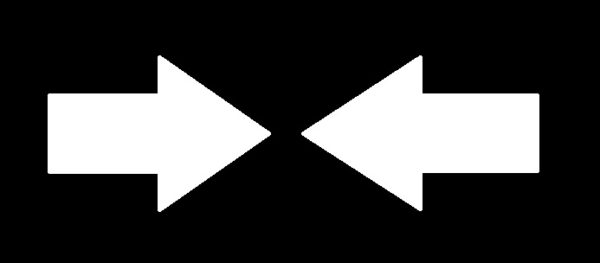
#> input picture Feature Detectors & Descriptors/Media/M4/thearrows.jpg, 600 x 263 px, found by its file name
$ jupyter execute --allow-errors '8.01 Corner Detectors.ipynb'   (shell and % lines are left out)
#> lines starting #> are read from the running program, lines starting #| are printed output that depends on the picture; after the words box and inside, x2 and y2 are one past the last pixel; in counts of white or black regions, pixels touching at a corner belong together
#> further down, img is the input picture: shape (263, 600, 3); min 0, max 255, mean 60
#> `dst = cv2.cornerHarris(gray,2,3,0.04)`:
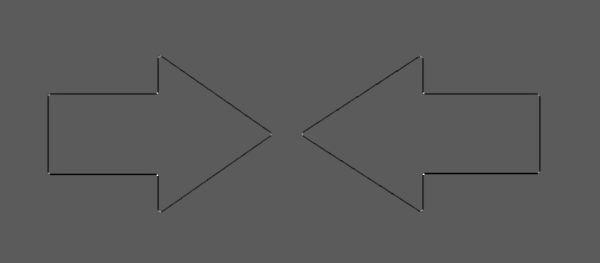
#> dst: shape (263, 600) float32; min -0.0317, max 0.0562, mean -0.000248; drawn with min black and max white
#> `dst = cv2.dilate(dst,None,iterations=5)`:
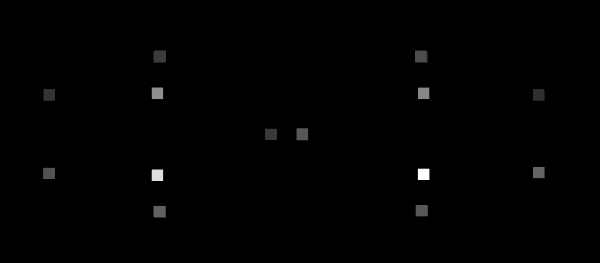
#> dst: shape (263, 600) float32; min 0, max 0.0562, mean 0.000281; drawn with min black and max white
#> `img[dst > 0.01*dst.max()]=[0,0,255]`:
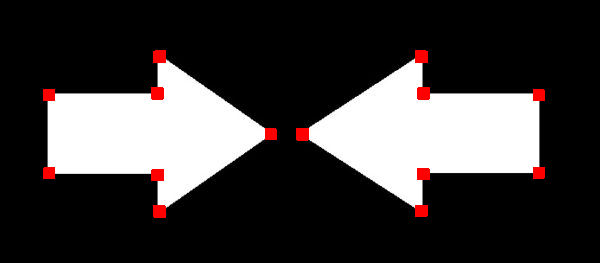
#> img: shape (263, 600, 3); 1.38% of pixels changed, all inside (x1, y1, x2, y2) = (43, 50, 545, 218)
#> `final = np.hstack((orig,img))`:
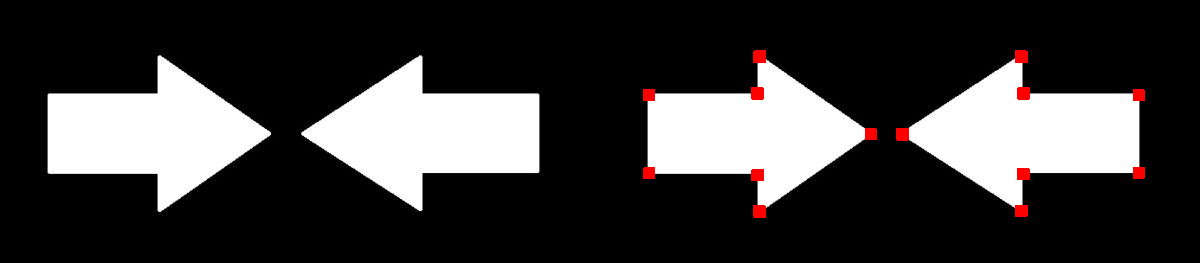
#> final: shape (263, 1200, 3); mean B, G, R 59.3, 59.3, 61.1
#> pass 2 of the loop `for idx,img_name in enumerate(imglist,1):`:
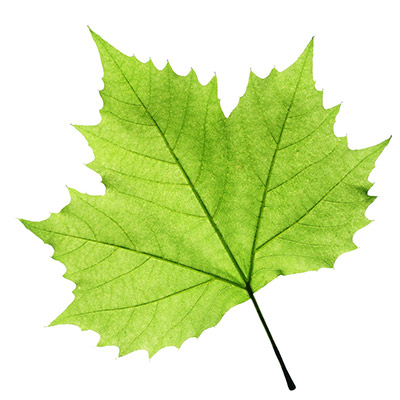
#> input picture Feature Detectors & Descriptors/Media/M4/theleaf.jpg, 400 x 400 px, found by its file name
#> img is the input picture: shape (400, 400, 3); mean B, G, R 172.2, 232.2, 214
#> gray: shape (400, 400)
#> `corners = cv2.goodFeaturesToTrack(gray,100,0.01,10)`: corners = 54 rows, first 8: [156, 92], [423, 92], [423, 174], [156, 174], [159, 210], [48, 172], [420, 56], [159, 56]
#> the loop `for i in corners:` made 54 passes
#> after the loop `for i in corners:`:
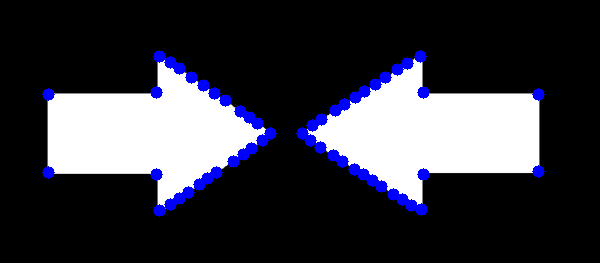
#> img: shape (263, 600, 3); 3.8% of pixels changed, all inside (x1, y1, x2, y2) = (42, 50, 545, 217)
#> `final = np.hstack((orig,img))`:
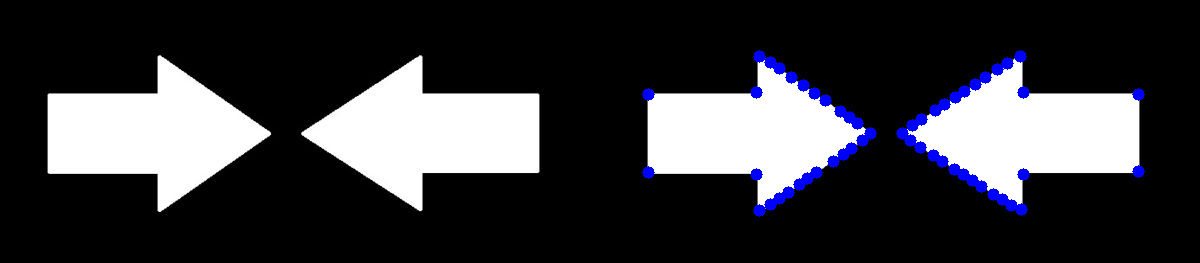
#> final: shape (263, 1200, 3); mean B, G, R 62.5, 57.7, 57.7
#> pass 2 of the loop `for idx,img_name in enumerate(imglist,1):`:
#> corners = 100 rows, first 8: [290, 389], [368, 194], [253, 294], [51, 257], [101, 181], [227, 117], [99, 91], [391, 135]
#> the loop `for i in corners:` made 100 passes
#> after the loop `for i in corners:`:
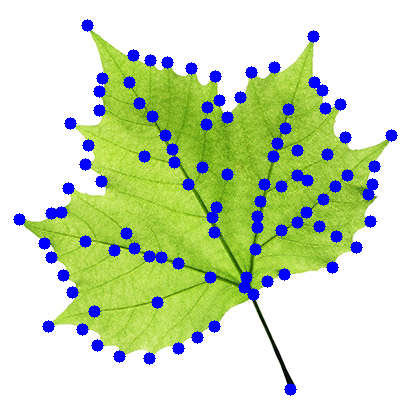
#> img: shape (400, 400, 3); 7.04% of pixels changed, all inside (x1, y1, x2, y2) = (13, 19, 398, 396)
#> `final = np.hstack((orig,img))`:
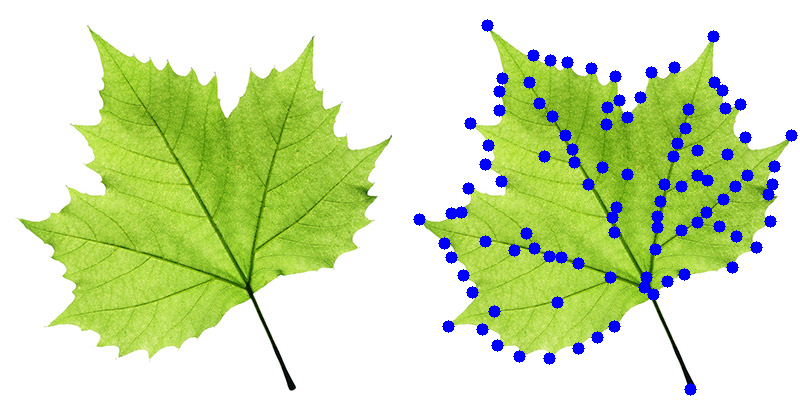
#> final: shape (400, 800, 3); mean B, G, R 177.2, 224.9, 207.8
# <center> <font style="color:rgb(100,109,254)"> Corner Detectors  </font> </center>
We have seen how powerful these feature detectors and descriptor are, we will now use them in Opencv, Now there are multiple algorithms available some of these algorithms are capable of both feature detection and description while others can only handle one case.

Since Corners are the strongest features in an image, we will look at some algorithms which are excellent corner / feature detectors.

[cell 1]
import cv2
import numpy as np
import matplotlib.pyplot as plt

## <font style="color:rgb(134,19,348)">  Harris Corner Detection  </font>
As we know Corners are regions in the image with large variation in intensity in all the directions. One early attempt to find these corners was done by **Chris Harris** & **Mike Stephens** in their paper **A Combined Corner and Edge Detector** in 1988, so now it is called **Harris Corner Detector**.  It just finds difference in intensity in all directions for some displacement.

[``` dst = cv2.cornerHarris( src, blockSize, ksize, k[, dst[, borderType]] ) ```](https://docs.opencv.org/4.2.0/dd/d1a/group__imgproc__feature.html#gac1fc3598018010880e370e2f709b4345)

**Params:**

- **src**	Input single-channel 8-bit or floating-point image.
- **dst**	Image to store the Harris detector responses. It has the type CV_32FC1 and the same size as src .
- **blockSize**	Neighborhood size (see the details on cornerEigenValsAndVecs ).
- **ksize**	Aperture parameter for the Sobel operator.
- **k**	Harris detector free parameter. See the formula above.
- **borderType**	Pixel extrapolation method. See [BorderTypes](https://docs.opencv.org/master/d2/de8/group__core__array.html#ga209f2f4869e304c82d07739337eae7c5).

[cell 2]
imglist = ['media/M4/thearrows.jpg','media/M4/theleaf.jpg','media/M4/chess.jpg']
plt.figure(figsize=[30,30])

#> (the rest of this cell did not finish here and is left out)

## <font style="color:rgb(134,19,348)">  Shi-Tomasi Corner Detector Or Good Features to Track  </font>
 **Shi** and **Tomasi** made a small modification to harris corner detection in their paper **Good Features to Track** which shows better results compared to Harris Corner Detector.

To use it you use the function **cv2.goodFeaturesToTrack()**, first you pass in a a gray scale image, you specify number of corners you want to find, you also specify the quality level, which is a value between 0-1, which denotes the minimum quality of a corner. Finally we provide the minimum euclidean distance between corners detected, this is the like the minDist param in hough circles.

Using all the above information the function finds corners in the image. All corners below quality level are rejected. Then it sorts the remaining corners based on quality in the descending order. Then function takes first strongest corners , throws away all the nearby corners in the range of minimum distance and returns N (N is set by you) strongest corners.

[``` corners	=	cv2.goodFeaturesToTrack(	image, maxCorners, qualityLevel, minDistance[, corners[, mask[, blockSize[, useHarrisDetector[, k]]]]]) ```](https://docs.opencv.org/4.2.0/dd/d1a/group__imgproc__feature.html#ga1d6bb77486c8f92d79c8793ad995d541)

**Params:**

- **`image`**	Input 8-bit or floating-point 32-bit, single-channel image.
corners	Output vector of detected corners.
- **`maxCorners`**	Maximum number of corners to return. If there are more corners than are found, the strongest of them is returned. maxCorners <= 0 implies that no limit on the maximum is set and all detected corners are returned.
- **`qualityLevel`**	Parameter characterizing the minimal accepted quality of image corners. The parameter value is multiplied by the best corner quality measure, which is the minimal eigenvalue (see cornerMinEigenVal ) or the Harris function response (see cornerHarris ). The corners with the quality measure less than the product are rejected. For example, if the best corner has the quality measure = 1500, and the quality Level=0.01 , then all the corners with the quality measure less than 15 are rejected.
- **`minDistance`**	Minimum possible Euclidean distance between the returned corners.
- **`mask`**	Optional region of interest. If the image is not empty (it needs to have the type CV_8UC1 and the same size as image ), it specifies the region in which the corners are detected.
- **`blockSize`**	Size of an average block for computing a derivative covariation matrix over each pixel neighborhood. See cornerEigenValsAndVecs .
- **`useHarrisDetector`**	Parameter indicating whether to use a Harris detector (see cornerHarris) or cornerMinEigenVal.
- **`k`**	Free parameter of the Harris detector.

[cell 3]
imglist = ['media/M4/thearrows.jpg','media/M4/theleaf.jpg','media/M4/chess.jpg']
plt.figure(figsize=[30,30])

#> (the rest of this cell did not finish here and is left out)
